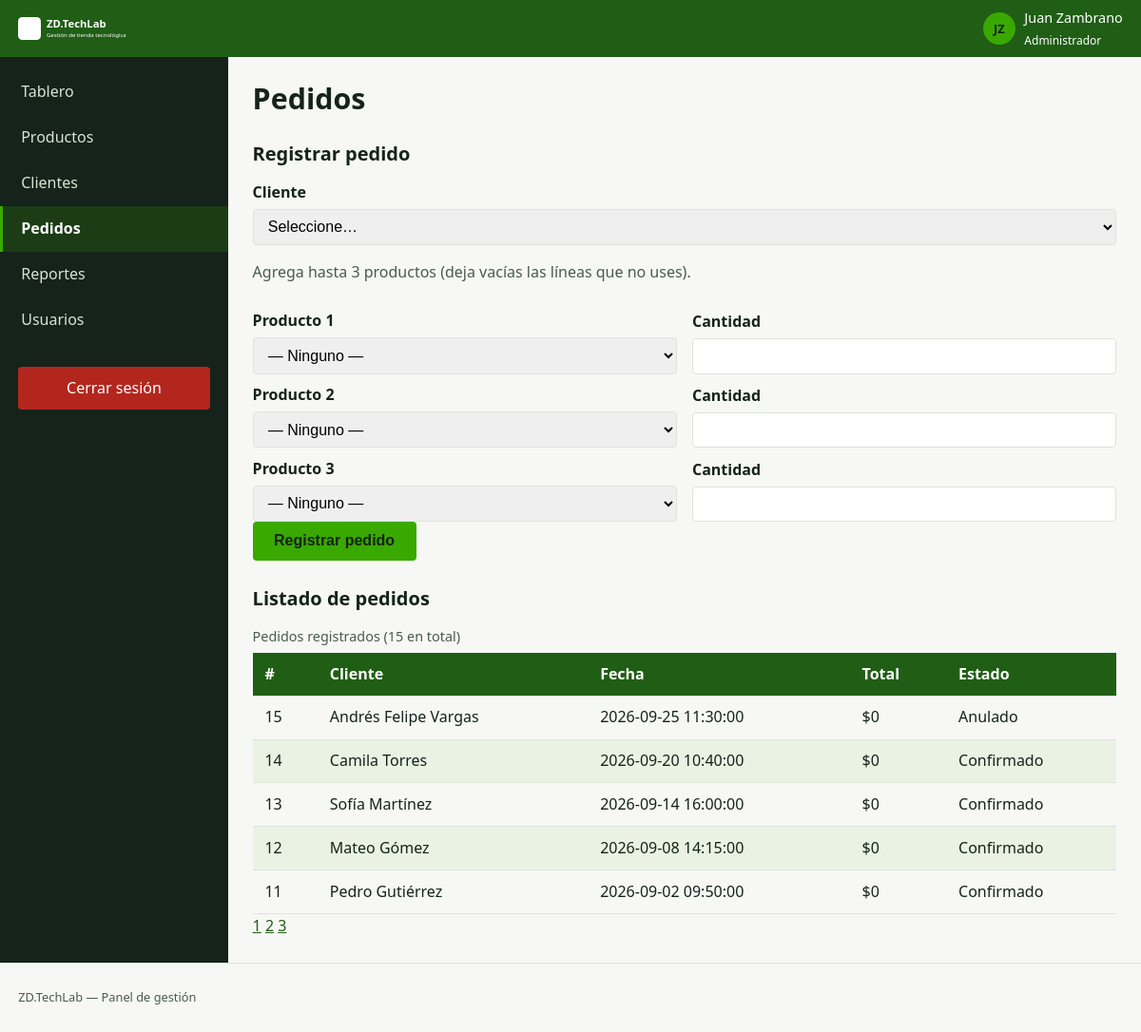
Page /pedidos.php (signed in) on the committed database.
### tables this page shows
CREATE TABLE pedidos (
  id          INT UNSIGNED AUTO_INCREMENT PRIMARY KEY,
  cliente_id  INT UNSIGNED NOT NULL,
  fecha       DATETIME NOT NULL DEFAULT CURRENT_TIMESTAMP,
  total       DECIMAL(12,2) NOT NULL DEFAULT 0,
  estado      ENUM('confirmado','anulado') NOT NULL DEFAULT 'confirmado',
  CONSTRAINT fk_pedidos_cliente
    FOREIGN KEY (cliente_id) REFERENCES clientes(id)
    ON DELETE RESTRICT ON UPDATE CASCADE,
  INDEX idx_pedidos_fecha (fecha),
  INDEX idx_pedidos_cliente (cliente_id)
);

CREATE TABLE clientes (
  id         INT UNSIGNED AUTO_INCREMENT PRIMARY KEY,
  nombre     VARCHAR(150) NOT NULL,
  documento  VARCHAR(30)  NOT NULL,
  correo     VARCHAR(150) NULL,
  creado_en  DATETIME NOT NULL DEFAULT CURRENT_TIMESTAMP,
  UNIQUE KEY uq_clientes_documento (documento)
);

### app/modelos/PedidoModelo.php (called while the page is built, shortened)
<?php
final class PedidoModelo
{
    public function listar(int $pagina = 1, int $porPagina = 10): array
    {
        $offset = max(0, ($pagina - 1) * $porPagina);
        $st = $this->pdo->prepare(
            'SELECT p.id, c.nombre AS cliente, p.fecha, p.total, p.estado
             FROM pedidos p
             INNER JOIN clientes c ON c.id = p.cliente_id
             ORDER BY p.fecha DESC
             LIMIT :lim OFFSET :off'
        );
        $st->bindValue(':lim', $porPagina, PDO::PARAM_INT);
        $st->bindValue(':off', $offset, PDO::PARAM_INT);
        $st->execute();
        return $st->fetchAll();
    }
    public function contar(): int
    {
        return (int) $this->pdo->query('SELECT COUNT(*) AS total FROM pedidos')->fetch()['total'];
    }
}

### pedidos.php (the view, shortened to what this page needs)
<?php
require_once __DIR__ . '/app/modelos/PedidoModelo.php';
$pdo    = Conexion::obtener();
$modelo = new PedidoModelo($pdo);
$pagina    = max(1, (int) ($_GET['pagina'] ?? 1));
$porPagina = 5;
$pedidos      = $modelo->listar($pagina, $porPagina);
$total        = $modelo->contar();
$totalPaginas = max(1, (int) ceil($total / $porPagina));
?>
<!DOCTYPE html>
<html lang="es">
<head>
  <link rel="stylesheet" href="<?= BASE_URL ?>css/tokens.css">
  <link rel="stylesheet" href="<?= BASE_URL ?>css/estilos.css">
</head>
<body>
  <div class="panel">
    <?php require __DIR__ . '/app/vistas/parciales/cabecera.php'; ?>
    <?php require __DIR__ . '/app/vistas/parciales/menu.php'; ?>
    <main class="panel__contenido">
      <h1>Pedidos</h1>
      <section aria-labelledby="titulo-formulario">
        <h2 id="titulo-formulario">Registrar pedido</h2>
        <form method="post" action="<?= BASE_URL ?>app/controladores/pedidos_registrar.php" novalidate class="formulario">
          <div>
            <label for="cliente_id">Cliente</label>
            <select id="cliente_id" name="cliente_id" required>
              <option value="">Seleccione…</option>
            </select>
          </div>
          <p class="texto-tenue">Agrega hasta 3 productos (deja vacías las líneas que no uses).</p>
          <?php for ($fila = 1; $fila <= 3; $fila++): ?>
            <div class="formulario--linea">
              <div>
                <label for="producto_<?= $fila ?>">Producto <?= $fila ?></label>
                <select id="producto_<?= $fila ?>" name="producto_id[]">
                  <option value="">— Ninguno —</option>
                </select>
              </div>
              <div>
                <label for="cantidad_<?= $fila ?>">Cantidad</label>
                <input type="number" id="cantidad_<?= $fila ?>" name="cantidad[]" min="1" step="1">
              </div>
            </div>
          <?php endfor; ?>
          <button type="submit" class="boton">Registrar pedido</button>
        </form>
      </section>
      <section aria-labelledby="titulo-tabla">
        <h2 id="titulo-tabla">Listado de pedidos</h2>
        <table id="tabla-pedidos">
          <caption>Pedidos registrados (<?= $total ?> en total)</caption>
          <thead>
            <tr>
              <th scope="col">#</th>
              <th scope="col">Cliente</th>
              <th scope="col">Fecha</th>
              <th scope="col">Total</th>
              <th scope="col">Estado</th>
            </tr>
          </thead>
          <tbody>
            <?php foreach ($pedidos as $p): ?>
              <tr>
                <td><?= (int) $p['id'] ?></td>
                <td><?= htmlspecialchars($p['cliente'], ENT_QUOTES, 'UTF-8') ?></td>
                <td><?= htmlspecialchars($p['fecha'], ENT_QUOTES, 'UTF-8') ?></td>
                <td>$<?= number_format((float) $p['total'], 0, ',', '.') ?></td>
                <td><?= htmlspecialchars(ucfirst($p['estado']), ENT_QUOTES, 'UTF-8') ?></td>
              </tr>
            <?php endforeach; ?>
          </tbody>
        </table>
        <?php if ($totalPaginas > 1): ?>
          <nav aria-label="Paginación de pedidos">
            <?php for ($i = 1; $i <= $totalPaginas; $i++): ?>
              <a href="?pagina=<?= $i ?>" <?= $i === $pagina ? 'aria-current="page"' : '' ?>><?= $i ?></a>
            <?php endfor; ?>
          </nav>
        <?php endif; ?>
      </section>
    </main>
    <?php require __DIR__ . '/app/vistas/parciales/pie.php'; ?>
</body>
</html>

### app/vistas/parciales/cabecera.php (shortened to what this page needs)
<?php
$usuario   = $_SESSION['usuario'];
$iniciales = mb_strtoupper(mb_substr($usuario['nombre'], 0, 1) . mb_substr(strrchr($usuario['nombre'], ' ') ?: '', 1, 1));
?>
<header class="panel__barra">
  <img src="<?= BASE_URL ?>assets/img/logo.svg" alt="Logo de ZD.TechLab" width="120">
  <div class="panel__usuario">
    <span class="avatar"><?= htmlspecialchars($iniciales, ENT_QUOTES, 'UTF-8') ?></span>
    <span><?= htmlspecialchars($usuario['nombre'], ENT_QUOTES, 'UTF-8') ?><br><small><?= htmlspecialchars(ucfirst($usuario['rol']), ENT_QUOTES, 'UTF-8') ?></small></span>
  </div>
</header>

### app/vistas/parciales/menu.php (shortened to what this page needs)
<?php
$paginaActual = basename($_SERVER['PHP_SELF']);
$opciones = [
    ['archivo' => 'dashboard.php',  'texto' => 'Tablero',     'roles' => ['administrador', 'vendedor', 'consultor']],
    ['archivo' => 'productos.php',  'texto' => 'Productos',   'roles' => ['administrador', 'vendedor', 'consultor']],
    ['archivo' => 'clientes.php',   'texto' => 'Clientes',    'roles' => ['administrador', 'vendedor']],
    ['archivo' => 'pedidos.php',    'texto' => 'Pedidos',     'roles' => ['administrador', 'vendedor']],
    ['archivo' => 'reportes.php',   'texto' => 'Reportes',    'roles' => ['administrador', 'consultor']],
    ['archivo' => 'usuarios.php',   'texto' => 'Usuarios',    'roles' => ['administrador']],
];
?>
<aside class="panel__menu" id="menu-lateral">
  <nav aria-label="Menú principal">
    <ul class="menu">
      <?php foreach ($opciones as $op): ?>
        <?php $activo = ($paginaActual === $op['archivo']); ?>
        <li>
          <a href="<?= BASE_URL . $op['archivo'] ?>"
             class="menu__enlace<?= $activo ? ' menu__enlace--activo' : '' ?>"
             <?= $activo ? 'aria-current="page"' : '' ?>>
            <?= htmlspecialchars($op['texto'], ENT_QUOTES, 'UTF-8') ?>
          </a>
        </li>
      <?php endforeach; ?>
    </ul>
    <a href="<?= BASE_URL ?>salir.php" class="menu__salir">Cerrar sesión</a>
  </nav>
</aside>

### app/vistas/parciales/pie.php (shortened to what this page needs)
  <footer class="panel__pie"><p>ZD.TechLab — Panel de gestión</p></footer>
</div>

### css/tokens.css (style rules this page uses)
:root { --superficie: #F7F8F6; --superficie-alta: #FFFFFF; --borde: #DDE3DA; --color-marca: #1F5E14; --color-marca-suave: #EAF3E3; --color-accion: #39A900; --color-acento: #F08A00; --texto: #15231A; --texto-tenue: #4A5A50; --texto-claro: #FFFFFF; --texto-sobre-brillante: #15231A; --exito: #2E7D32; --advertencia: #A85E00; --error: #B3261E; --info: #15506B; --fuente-base: system-ui, "Segoe UI", Roboto, sans-serif; }
:root { --texto-xs: 0.8rem; --texto-sm: 0.9rem; --texto-md: 1rem; --texto-lg: 1.25rem; --texto-xl: 1.9rem; }

### css/estilos.css (style rules this page uses)
*, *::before, *::after { box-sizing: border-box; }
body { margin: 0; font-family: var(--fuente-base); font-size: 16px; line-height: 1.6; color: var(--texto); background: var(--superficie); }
h1 { font-size: var(--texto-xl); line-height: 1.2; margin: 0 0 .5rem; }
h2 { font-size: var(--texto-lg); margin: 1.5rem 0 .75rem; }
p { max-width: 70ch; }
.texto-tenue { color: var(--texto-tenue); }
a { color: var(--color-marca); }
.boton { background: var(--color-accion); color: var(--texto-sobre-brillante); font-weight: 600; border: none; border-radius: 4px; padding: .7rem 1.4rem; font-size: var(--texto-md); cursor: pointer; transition: background .18s ease; }
.formulario label { display: block; font-weight: 600; margin: .6rem 0 .25rem; }
.formulario input, .formulario select { width: 100%; padding: .55rem .7rem; border: 1px solid var(--borde); border-radius: 4px; font-size: var(--texto-md); }
.formulario--linea { display: flex; flex-wrap: wrap; align-items: flex-end; gap: 1rem; }
.formulario--linea > div { flex: 1 1 160px; }
.panel { display: grid; grid-template-columns: 1fr; grid-template-rows: 60px 1fr auto; grid-template-areas: "barra" "contenido" "pie"; min-height: 100vh; }
.panel__barra { grid-area: barra; display: flex; align-items: center; justify-content: space-between; gap: 1rem; padding: 0 1.2rem; background: var(--color-marca); color: var(--texto-claro); position:sticky; top:0; z-index:20; }
.panel__barra img { filter: brightness(0) invert(1); }
.panel__usuario { display: flex; align-items: center; gap: .6rem; font-size: var(--texto-sm); white-space: nowrap; }
.avatar { display: inline-flex; align-items:center; justify-content:center; width: 34px; height: 34px; border-radius: 50%; background: var(--color-accion); color: var(--texto-sobre-brillante); font-size: .8rem; font-weight: 700; }
.panel__menu { grid-area: menu; background: #15231A; position: fixed; inset: 60px auto 0 0; width: 240px; transform: translateX(-100%); transition: transform .25s ease; overflow-y: auto; z-index: 10; }
.menu { list-style: none; margin: 0; padding: .8rem 0; }
.menu__enlace { display: block; padding: .7rem 1.2rem; color: #D9E4D3; text-decoration: none; border-left: 3px solid transparent; }
.menu__enlace--activo { background: rgba(57,169,0,.18); border-left-color: var(--color-accion); color: #fff; font-weight: 600; }
.menu__salir { display: block; margin: .8rem 1.2rem; padding: .6rem 1rem; text-align: center; background: var(--error); color: #fff; border-radius: 4px; text-decoration: none; }
.panel__contenido { grid-area: contenido; padding: 1.6rem; overflow-y: auto; }
.panel__pie { grid-area: pie; padding: .8rem 1.2rem; border-top: 1px solid var(--borde); font-size: var(--texto-xs); color: var(--texto-tenue); }
table { width: 100%; border-collapse: collapse; margin-top: .5rem; }
thead { background: var(--color-marca); color: #fff; position: sticky; top: 0; }
th, td { padding: .6rem .8rem; text-align: left; border-bottom: 1px solid var(--borde); }
tbody tr:nth-child(even) { background: var(--color-marca-suave); }
caption { text-align: left; font-size: var(--texto-sm); color: var(--texto-tenue); margin-bottom: .4rem; }
@media (min-width: 1024px) { .panel { grid-template-columns: 240px 1fr; grid-template-rows: 60px 1fr auto; grid-template-areas: "barra barra" "menu contenido" "pie pie"; } }
@media (min-width: 1024px) { .panel__menu { position: static; transform: none; } }

### rows in the picture
pedidos: id "15", cliente.nombre "Andrés Felipe Vargas", fecha "2026-09-25 11:30:00", total "0", estado "Anulado"
pedidos: id "14", cliente.nombre "Camila Torres", fecha "2026-09-20 10:40:00", total "0", estado "Confirmado"
pedidos: id "13", cliente.nombre "Sofía Martínez", fecha "2026-09-14 16:00:00", total "0", estado "Confirmado"
pedidos: id "12", cliente.nombre "Mateo Gómez", fecha "2026-09-08 14:15:00", total "0", estado "Confirmado"
pedidos: id "11", cliente.nombre "Pedro Gutiérrez", fecha "2026-09-02 09:50:00", total "0", estado "Confirmado"

### other values in the picture
$iniciales "JZ"
$usuario['nombre'] "Juan Zambrano"
$usuario['rol'] "Administrador"
$op['texto'] "Tablero"
$op['texto'] "Productos"
$op['texto'] "Clientes"
$op['texto'] "Pedidos"
$op['texto'] "Reportes"
$op['texto'] "Usuarios"
$total "15"
